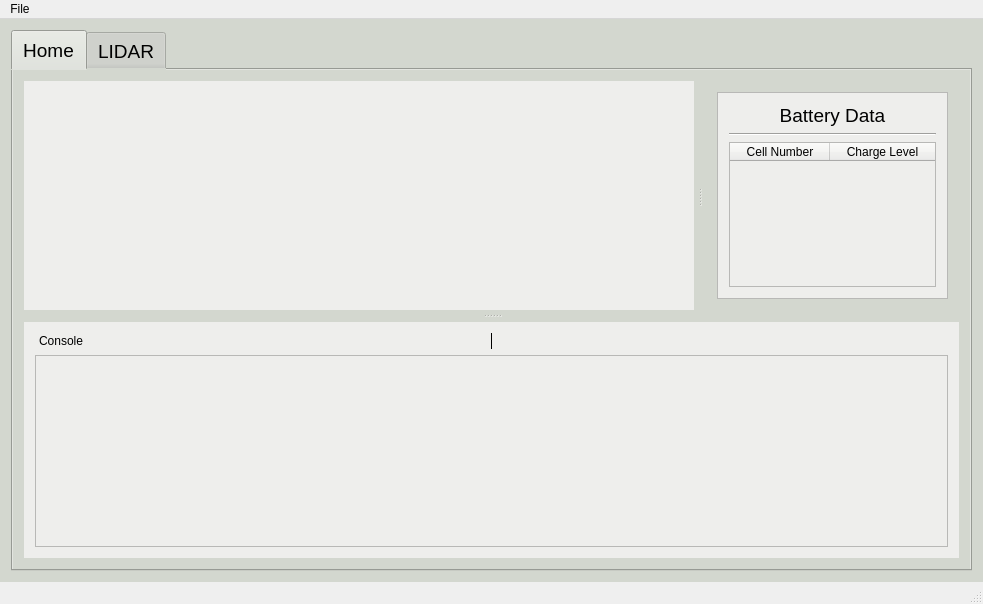
<?xml version="1.0" encoding="UTF-8"?>
<ui version="4.0">
 <class>MainWindow</class>
 <widget class="QMainWindow" name="MainWindow">
  <property name="geometry">
   <rect>
    <x>0</x>
    <y>0</y>
    <width>983</width>
    <height>604</height>
   </rect>
  </property>
  <property name="windowTitle">
   <string>Voltron Dashboard</string>
  </property>
  <widget class="QWidget" name="centralWidget">
   <property name="styleSheet">
    <string notr="true">background-color: rgb(211, 215, 207)</string>
   </property>
   <layout class="QVBoxLayout" name="verticalLayout_2">
    <item>
     <widget class="QTabWidget" name="tabWidget">
      <property name="styleSheet">
       <string notr="true">QTabBar{font: 14pt;}
QTabBar::tab { height: 40%;}</string>
      </property>
      <property name="tabShape">
       <enum>QTabWidget::Rounded</enum>
      </property>
      <property name="currentIndex">
       <number>0</number>
      </property>
      <property name="documentMode">
       <bool>false</bool>
      </property>
      <property name="movable">
       <bool>false</bool>
      </property>
      <widget class="QWidget" name="tab">
       <attribute name="title">
        <string>Home</string>
       </attribute>
       <layout class="QVBoxLayout" name="verticalLayout_6">
        <item>
         <widget class="QSplitter" name="splitter_2">
          <property name="orientation">
           <enum>Qt::Vertical</enum>
          </property>
          <property name="handleWidth">
           <number>12</number>
          </property>
          <property name="childrenCollapsible">
           <bool>false</bool>
          </property>
          <widget class="QSplitter" name="splitter">
           <property name="sizePolicy">
            <sizepolicy hsizetype="Expanding" vsizetype="Expanding">
             <horstretch>0</horstretch>
             <verstretch>6</verstretch>
            </sizepolicy>
           </property>
           <property name="orientation">
            <enum>Qt::Horizontal</enum>
           </property>
           <property name="handleWidth">
            <number>12</number>
           </property>
           <property name="childrenCollapsible">
            <bool>false</bool>
           </property>
           <widget class="LidarWidget" name="lidarWidget" native="true">
            <property name="sizePolicy">
             <sizepolicy hsizetype="MinimumExpanding" vsizetype="MinimumExpanding">
              <horstretch>8</horstretch>
              <verstretch>0</verstretch>
             </sizepolicy>
            </property>
            <property name="styleSheet">
             <string notr="true">background-color: rgb(238, 238, 236)</string>
            </property>
           </widget>
           <widget class="BatteryWidget" name="batteryWidget" native="true">
            <property name="sizePolicy">
             <sizepolicy hsizetype="Maximum" vsizetype="Preferred">
              <horstretch>1</horstretch>
              <verstretch>0</verstretch>
             </sizepolicy>
            </property>
            <property name="minimumSize">
             <size>
              <width>200</width>
              <height>200</height>
             </size>
            </property>
            <property name="styleSheet">
             <string notr="true"/>
            </property>
            <layout class="QVBoxLayout" name="verticalLayout_4">
             <item>
              <widget class="QFrame" name="frame">
               <property name="styleSheet">
                <string notr="true">background-color: rgb(238, 238, 236)</string>
               </property>
               <property name="frameShape">
                <enum>QFrame::StyledPanel</enum>
               </property>
               <property name="frameShadow">
                <enum>QFrame::Raised</enum>
               </property>
               <layout class="QVBoxLayout" name="verticalLayout_5">
                <item>
                 <layout class="QVBoxLayout" name="verticalLayout_3">
                  <item>
                   <widget class="QLabel" name="batteryLabel">
                    <property name="font">
                     <font>
                      <pointsize>14</pointsize>
                     </font>
                    </property>
                    <property name="autoFillBackground">
                     <bool>false</bool>
                    </property>
                    <property name="text">
                     <string>Battery Data</string>
                    </property>
                    <property name="alignment">
                     <set>Qt::AlignCenter</set>
                    </property>
                   </widget>
                  </item>
                  <item>
                   <widget class="Line" name="line">
                    <property name="orientation">
                     <enum>Qt::Horizontal</enum>
                    </property>
                   </widget>
                  </item>
                  <item>
                   <widget class="QTableWidget" name="batteryTable">
                    <property name="columnCount">
                     <number>2</number>
                    </property>
                    <attribute name="horizontalHeaderStretchLastSection">
                     <bool>true</bool>
                    </attribute>
                    <attribute name="verticalHeaderVisible">
                     <bool>false</bool>
                    </attribute>
                    <column>
                     <property name="text">
                      <string>Cell Number</string>
                     </property>
                    </column>
                    <column>
                     <property name="text">
                      <string>Charge Level</string>
                     </property>
                    </column>
                   </widget>
                  </item>
                 </layout>
                </item>
               </layout>
              </widget>
             </item>
            </layout>
           </widget>
          </widget>
          <widget class="ConsoleWidget" name="consoleWidget" native="true">
           <property name="styleSheet">
            <string notr="true">background-color: rgb(238, 238, 236)</string>
           </property>
           <layout class="QVBoxLayout" name="verticalLayout">
            <item>
             <widget class="QLabel" name="label">
              <property name="sizePolicy">
               <sizepolicy hsizetype="Preferred" vsizetype="Maximum">
                <horstretch>0</horstretch>
                <verstretch>0</verstretch>
               </sizepolicy>
              </property>
              <property name="autoFillBackground">
               <bool>false</bool>
              </property>
              <property name="frameShape">
               <enum>QFrame::VLine</enum>
              </property>
              <property name="frameShadow">
               <enum>QFrame::Plain</enum>
              </property>
              <property name="lineWidth">
               <number>1</number>
              </property>
              <property name="midLineWidth">
               <number>0</number>
              </property>
              <property name="text">
               <string>Console</string>
              </property>
             </widget>
            </item>
            <item>
             <widget class="QTextBrowser" name="consoleBrowser">
              <property name="sizePolicy">
               <sizepolicy hsizetype="Preferred" vsizetype="Preferred">
                <horstretch>0</horstretch>
                <verstretch>0</verstretch>
               </sizepolicy>
              </property>
             </widget>
            </item>
           </layout>
          </widget>
         </widget>
        </item>
       </layout>
      </widget>
      <widget class="QWidget" name="tab_2">
       <attribute name="title">
        <string>LIDAR</string>
       </attribute>
       <layout class="QVBoxLayout" name="verticalLayout_7">
        <item>
         <widget class="LidarWidget" name="widget" native="true"/>
        </item>
       </layout>
      </widget>
     </widget>
    </item>
   </layout>
  </widget>
  <widget class="QMenuBar" name="menuBar">
   <property name="geometry">
    <rect>
     <x>0</x>
     <y>0</y>
     <width>983</width>
     <height>22</height>
    </rect>
   </property>
   <widget class="QMenu" name="menuFile">
    <property name="title">
     <string>File</string>
    </property>
   </widget>
   <addaction name="menuFile"/>
  </widget>
  <widget class="QStatusBar" name="statusBar"/>
 </widget>
 <layoutdefault spacing="6" margin="11"/>
 <customwidgets>
  <customwidget>
   <class>BatteryWidget</class>
   <extends>QWidget</extends>
   <header>Widgets/BatteryWidget.h</header>
   <container>1</container>
   <slots>
    <slot>onStartReading()</slot>
   </slots>
  </customwidget>
  <customwidget>
   <class>ConsoleWidget</class>
   <extends>QWidget</extends>
   <header>Widgets/ConsoleWidget.h</header>
   <container>1</container>
   <slots>
    <slot>onStartReading()</slot>
   </slots>
  </customwidget>
  <customwidget>
   <class>LidarWidget</class>
   <extends>QWidget</extends>
   <header>Widgets/LidarWidget.h</header>
   <container>1</container>
  </customwidget>
 </customwidgets>
 <resources/>
 <connections/>
</ui>
